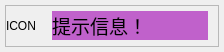
<?xml version="1.0" encoding="UTF-8"?>
<ui version="4.0">
 <class>DialogToast</class>
 <widget class="QDialog" name="DialogToast">
  <property name="geometry">
   <rect>
    <x>0</x>
    <y>0</y>
    <width>224</width>
    <height>50</height>
   </rect>
  </property>
  <property name="windowTitle">
   <string>Dialog</string>
  </property>
  <property name="styleSheet">
   <string notr="true"/>
  </property>
  <layout class="QHBoxLayout" name="horizontalLayout_2">
   <property name="leftMargin">
    <number>5</number>
   </property>
   <property name="topMargin">
    <number>5</number>
   </property>
   <property name="rightMargin">
    <number>5</number>
   </property>
   <property name="bottomMargin">
    <number>5</number>
   </property>
   <item alignment="Qt::AlignmentFlag::AlignVCenter">
    <widget class="QFrame" name="frame">
     <property name="frameShape">
      <enum>QFrame::Shape::StyledPanel</enum>
     </property>
     <property name="frameShadow">
      <enum>QFrame::Shadow::Raised</enum>
     </property>
     <layout class="QHBoxLayout" name="horizontalLayout" stretch="0,1">
      <property name="leftMargin">
       <number>0</number>
      </property>
      <property name="topMargin">
       <number>0</number>
      </property>
      <property name="rightMargin">
       <number>10</number>
      </property>
      <property name="bottomMargin">
       <number>0</number>
      </property>
      <item alignment="Qt::AlignmentFlag::AlignHCenter|Qt::AlignmentFlag::AlignVCenter">
       <widget class="QLabel" name="labelIcon">
        <property name="minimumSize">
         <size>
          <width>40</width>
          <height>40</height>
         </size>
        </property>
        <property name="text">
         <string>ICON</string>
        </property>
       </widget>
      </item>
      <item alignment="Qt::AlignmentFlag::AlignVCenter">
       <widget class="QLabel" name="label">
        <property name="minimumSize">
         <size>
          <width>150</width>
          <height>0</height>
         </size>
        </property>
        <property name="maximumSize">
         <size>
          <width>16777215</width>
          <height>800</height>
         </size>
        </property>
        <property name="font">
         <font>
          <pointsize>14</pointsize>
         </font>
        </property>
        <property name="styleSheet">
         <string notr="true">background-color: rgb(192, 97, 203);</string>
        </property>
        <property name="text">
         <string>提示信息！</string>
        </property>
        <property name="alignment">
         <set>Qt::AlignmentFlag::AlignLeading|Qt::AlignmentFlag::AlignLeft|Qt::AlignmentFlag::AlignVCenter</set>
        </property>
        <property name="wordWrap">
         <bool>true</bool>
        </property>
       </widget>
      </item>
     </layout>
    </widget>
   </item>
  </layout>
 </widget>
 <resources/>
 <connections/>
</ui>
